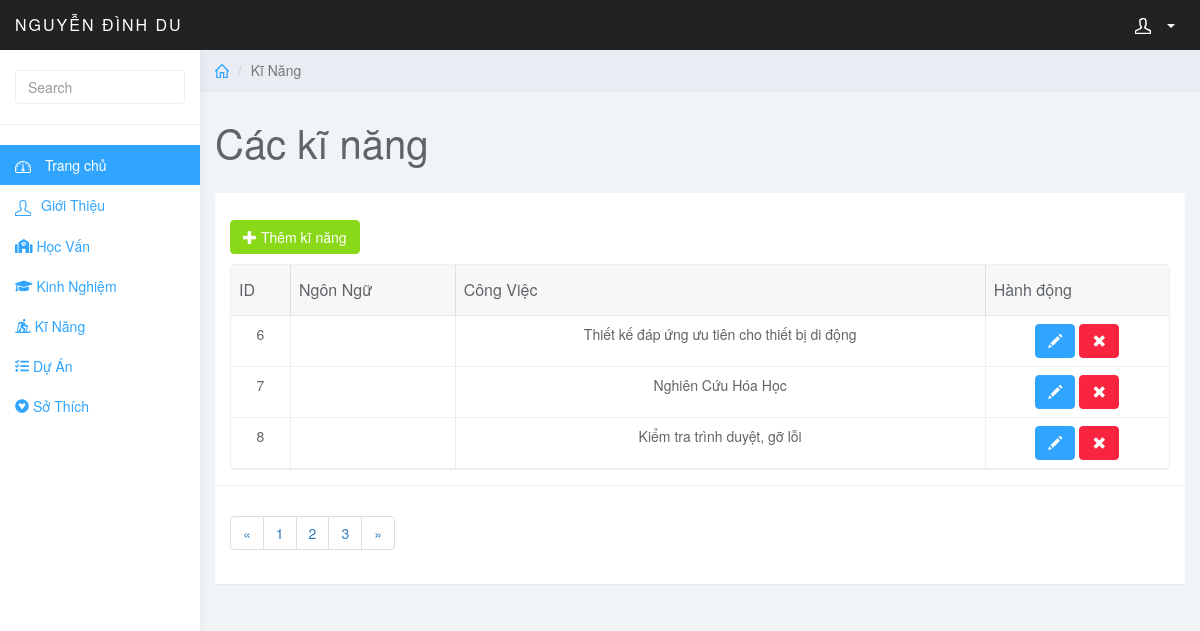
Screenshot of /admin/index.php?page=kinang (signed in) with the database file from the repository.
### tables this page shows
CREATE TABLE `kinang` (
  `id` int(11) NOT NULL,
  `ngonngu` varchar(255) NOT NULL,
  `congviec` varchar(255) NOT NULL
);

### admin/kinang.php (the view, shortened to what this page needs)
<?php
include('../config/connect.php');
$sql = "SELECT * FROM kinang";
$query =mysqli_query($conn, $sql);
?>
<div class="col-sm-9 col-sm-offset-3 col-lg-10 col-lg-offset-2 main">
    <div class="row">
        <ol class="breadcrumb">
            <li><a href="#"><svg class="glyph stroked home">
                        <use xlink:href="#stroked-home"></use>
                    </svg></a></li>
            <li class="active">Kĩ Năng</li>
        </ol>
    </div>
    <div class="row">
        <div class="col-lg-12">
            <h1 class="page-header">Các kĩ năng</h1>
        </div>
    </div>
    <div id="toolbar" class="btn-group">
        <a href="index.php?page=add_kinang" class="btn btn-success">
            <i class="glyphicon glyphicon-plus"></i> Thêm kĩ năng
        </a>
    </div>
    <div class="row">
        <div class="col-lg-12">
            <div class="panel panel-default">
                <div class="panel-body">
                    <table style="text-align: center;" data-toolbar="#toolbar" data-toggle="table">
                        <thead>
                            <tr>
                                <th data-field="id" data-sortable="true">ID</th>
                                <th data-field="name" data-sortable="true">Ngôn Ngữ</th>
                                <th>Công Việc</th>
                                <th>Hành động</th>
                            </tr>
                        </thead>
                        <tbody>
                            <?php
                            while($row = mysqli_fetch_array($query)){
                            ?>
                            <tr>
                                <td style="">
                                <?php echo $row['id'];?>
                                </td>
                                <td style="">
                                <?php echo $row['congviec'];?>
                                </td>
                                <td class="form-group">
											<a href="index.php?page=edit_kinang&id=<?php echo $row['id']; ?>" class="btn btn-primary"><i class="glyphicon glyphicon-pencil"></i></a>
											<a onclick="return confirm('Bạn muốn xóa không?')" href="index.php?page=del_kinang&id=<?php echo $row['id']; ?>" class="btn btn-danger"><i class="glyphicon glyphicon-remove"></i></a>
										</td>
                            </tr>
                        <?php } ?>
                        </tbody>
                    </table>
                </div>
                <div class="panel-footer">
                    <nav aria-label="Page navigation example">
                        <ul class="pagination">
                            <li class="page-item"><a class="page-link" href="#">&laquo;</a></li>
                            <li class="page-item"><a class="page-link" href="#">1</a></li>
                            <li class="page-item"><a class="page-link" href="#">2</a></li>
                            <li class="page-item"><a class="page-link" href="#">3</a></li>
                            <li class="page-item"><a class="page-link" href="#">&raquo;</a></li>
                        </ul>
                    </nav>
                </div>
            </div>
        </div>
    </div>
</div>

### admin/css/styles.css (style rules this page uses)
body { background: #f1f4f7; padding-top: 50px; color: #5f6468; }
a, a:hover, a:focus { color: #30a5ff; }
h1, h2, h3, h4, h5, h6 { color: #5f6468; }
h1 { font-weight: 300; font-size: 40px; }
.btn-primary, .btn-primary:hover, .btn-primary:focus, .btn-primary:active, .btn-primary.active, .open>.dropdown-toggle.btn-primary, .btn-primary.disabled, .btn-primary[disabled], fieldset[disabled] .btn-primary, .btn-primary.disabled:hover, .btn-primary[disabled]:hover, fieldset[disabled] .btn-primary:hover, .btn-primary.disabled:focus, .btn-primary[disabled]:focus, fieldset[disabled] .btn-primary:focus, .btn-primary.disabled:active, .btn-primary[disabled]:active, fieldset[disabled] .btn-primary:active, .btn-primary.disabled.active, .btn-primary[disabled].active, fieldset[disabled] .btn-primary.active { background-color: #30a5ff; border-color: #30a5ff; }
.btn-success, .btn-success:hover, .btn-success:focus, .btn-success:active, .btn-success.active, .open>.dropdown-toggle.btn-success, .btn-success.disabled, .btn-success[disabled], fieldset[disabled] .btn-success, .btn-success.disabled:hover, .btn-success[disabled]:hover, fieldset[disabled] .btn-success:hover, .btn-success.disabled:focus, .btn-success[disabled]:focus, fieldset[disabled] .btn-success:focus, .btn-success.disabled:active, .btn-success[disabled]:active, fieldset[disabled] .btn-success:active, .btn-success.disabled.active, .btn-success[disabled].active, fieldset[disabled] .btn-success.active { background-color: #8ad919; border-color: #8ad919; }
.btn-danger, .btn-danger:hover, .btn-danger:focus, .btn-danger:active, .btn-danger.active, .open>.dropdown-toggle.btn-danger, .btn-danger.disabled, .btn-danger[disabled], fieldset[disabled] .btn-danger, .btn-danger.disabled:hover, .btn-danger[disabled]:hover, fieldset[disabled] .btn-danger:hover, .btn-danger.disabled:focus, .btn-danger[disabled]:focus, fieldset[disabled] .btn-danger:focus, .btn-danger.disabled:active, .btn-danger[disabled]:active, fieldset[disabled] .btn-danger:active, .btn-danger.disabled.active, .btn-danger[disabled].active, fieldset[disabled] .btn-danger.active { background-color: #f9243f; border-color: #f9243f; }
.panel { border: 0; }
.panel-footer { background: #fff; border-top: 1px solid #eee; }
.breadcrumb { border-radius: 0; padding: 10px 15px; background: #e9ecf2; box-shadow: 0 1px 1px rgba(0, 0, 0, .05); margin: 0; }
h1.page-header { margin-top: 30px; border-bottom: 0; }
.table { background: #fff; }
.breadcrumb .glyph { height: 14px; width: 14px; margin: -2px 0 0 0; stroke-width: 4px; }

### rows the page displays
kinang: id "6", congviec "Thiết kế đáp ứng ưu tiên cho thiết bị di động"
kinang: id "7", congviec "Nghiên Cứu Hóa Học"
kinang: id "8", congviec "Kiểm tra trình duyệt, gỡ lỗi"
